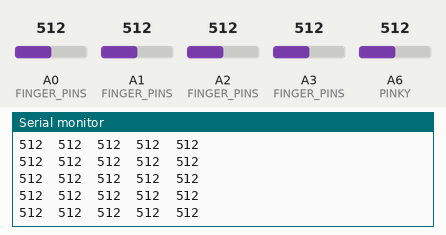
Simulated run of this sketch. Board: Arduino Nano, built with avr-gcc and run on an emulated ATmega328P. Parts: the last lines printed to the serial monitor. Inputs (shaded band) come from the test bench; at power-on: A0 (FINGER_PINS) = 512, A1 (FINGER_PINS) = 512, A2 (FINGER_PINS) = 512, A3 (FINGER_PINS) = 512, A6 (PINKY) = 512.

Above: at 4.2 s.
4.3 s: A0 (FINGER_PINS) set to 104
At 4.36 s:
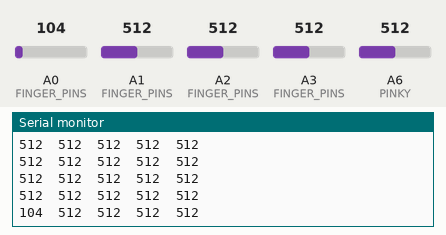
7.3 s: A0 (FINGER_PINS) set to 91
At 7.3 s:
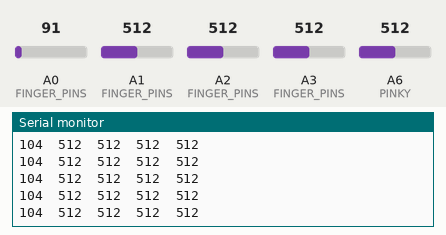
Timing chart, 0 to 10.3 s (numbered marks = the images above; inputs shaded):
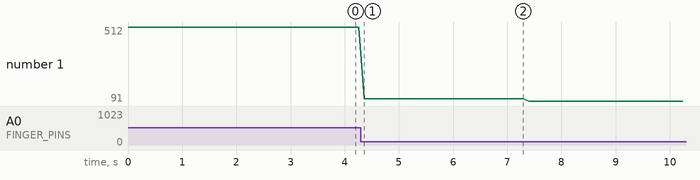

The sketch:

glove.ino
```cpp
// Sign language glove - finger flex -> gesture -> phrase
// Portable C++ (no STL), safe on AVR / ESP32 / RP2040

#define THUMB  A0
#define INDEX  A1
#define MIDDLE A2
#define RING   A3
#define PINKY  A6

const int NUM_FINGERS = 5;
const int FINGER_PINS[NUM_FINGERS] = {THUMB, INDEX, MIDDLE, RING, PINKY};

// Per-finger calibration. Each flex sensor has its own range - measure
// yours with the CALIBRATE block below and fill these in.
// FLAT = finger straight, BENT = finger fully curled.
const int FLEX_FLAT[NUM_FINGERS] = {700, 700, 700, 700, 700};
const int FLEX_BENT[NUM_FINGERS] = {900, 900, 900, 900, 900};

const int LEVELS = 3;          // states per finger: 0 (flat) .. 3 (fully bent)
const unsigned long HOLD_MS = 120;  // pose must be steady this long to count

// ---- Gesture table -------------------------------------------------------
// Add a row per gesture: {thumb, index, middle, ring, pinky}, "phrase"
struct Gesture {
  int state[NUM_FINGERS];
  const char* phrase;
};

const Gesture GESTURES[] = {
  {{0, 0, 0, 0, 3}, "Hello!"},
  {{3, 3, 3, 3, 3}, "Yes"},
  {{0, 3, 3, 3, 3}, "Good"},
};
const int NUM_GESTURES = sizeof(GESTURES) / sizeof(GESTURES[0]);

// ---- State ---------------------------------------------------------------
int handState[NUM_FINGERS];
int candidateState[NUM_FINGERS];
int lastStableState[NUM_FINGERS] = {-1, -1, -1, -1, -1};
unsigned long candidateSince = 0;

// ---- Helpers -------------------------------------------------------------
bool sameState(const int a[NUM_FINGERS], const int b[NUM_FINGERS]) {
  for (int i = 0; i < NUM_FINGERS; i++) {
    if (a[i] != b[i]) return false;
  }
  return true;
}

void copyState(int dest[NUM_FINGERS], const int src[NUM_FINGERS]) {
  for (int i = 0; i < NUM_FINGERS; i++) dest[i] = src[i];
}

void readHand(int out[NUM_FINGERS]) {
  for (int i = 0; i < NUM_FINGERS; i++) {
    int raw = analogRead(FINGER_PINS[i]);
    out[i] = constrain(map(raw, FLEX_FLAT[i], FLEX_BENT[i], 0, LEVELS), 0, LEVELS);
  }

}

void printState(const int s[NUM_FINGERS]) {
  for (int i = 0; i < NUM_FINGERS; i++) {
    Serial.print(s[i]);
    Serial.print(i < NUM_FINGERS - 1 ? ',' : '\n');
  }
}

// ---- Main ----------------------------------------------------------------
void setup() {
  Serial.begin(9600);
  while (!Serial) { ; }   // harmless on AVR, needed on native-USB boards
  readHand(candidateState);
  candidateSince = millis();
}

void loop() {
  // Uncomment to see raw ADC values while setting FLEX_FLAT / FLEX_BENT:
  for (int i = 0; i < NUM_FINGERS; i++) {
    Serial.print(analogRead(FINGER_PINS[i])); Serial.print('\t');
  }
  Serial.println();
  delay(100);
  return;

  readHand(handState);


  // Pose changed -> restart the hold timer. This debounces sensor jitter at
  // the boundary between two levels.
  if (!sameState(handState, candidateState)) {
    copyState(candidateState, handState);
    candidateSince = millis();
    return;
  }

  // Not held long enough yet.
  if (millis() - candidateSince < HOLD_MS) return;

  // Held, but it's the same pose we already reported -> nothing new.
  if (sameState(candidateState, lastStableState)) return;

  copyState(lastStableState, candidateState);

  for (int g = 0; g < NUM_GESTURES; g++) {
    if (sameState(lastStableState, GESTURES[g].state)) {
      Serial.println(GESTURES[g].phrase);
      return;
    }
  }

  // Unrecognised pose - useful while building the gesture table.
  // Serial.print("unknown: "); printState(lastStableState);
}
```

Measured:
- after the input at 4.3 s, the serial monitor: prints a new line after 0.06 s (image 1)
- plotted number 1: 512 → 104 after the input at 4.3 s, 104 → 91 after the input at 7.3 s
